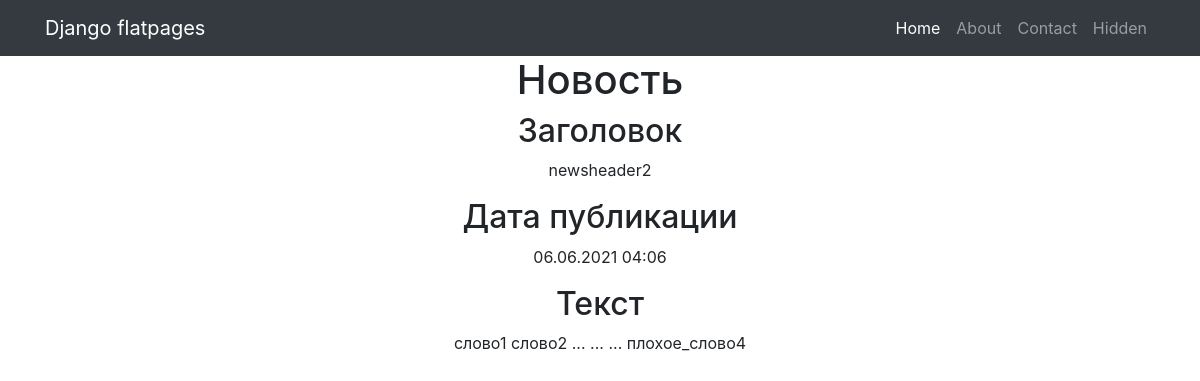
The page /news/68/ on the database its author committed.
### news/models.py (models this page shows, shortened)
class Post(models.Model):
    post_type = models.CharField(max_length=1, choices=POST_TYPE, default='0')
    input_date_time = models.DateTimeField(auto_now_add=True)
    author = models.ForeignKey(Author, on_delete=models.CASCADE)
    post_header = models.CharField(max_length=124)
    post_body = models.TextField()
    rating = models.IntegerField(default=0)

### news/views.py (the view)
# urls.py: path('news/<int:pk>/', NewsDetail.as_view(), name='news_detail'),
class NewsDetail(DetailView):
    model = Post
    template_name = 'news.html'
    context_object_name = 'news'
    def get_queryset(self):
        return Post.objects.filter(post_type='1')  # показываем только новости

### news/templatetags/custom_filters.py (called while the page is built)
@register.filter(name='censor')
def censor(value):
    for sw in stop_words:
        value = value.lower().replace(sw.lower(), '...')
    return value

### templates/news.html (shortened to what this page needs)
{% extends 'flatpages/default.html' %}
{% load custom_filters %}
{% block content %}
<h1>Новость</h1>
<h2>Заголовок</h2>
<p>{{ news.post_header|censor }}</p>
<h2>Дата публикации</h2>
<p>{{ news.input_date_time|date:'d.m.Y h:m' }}</p>
<h2>Текст</h2>
<p>{{ news.post_body|censor }}</p>
{% endblock content %}

### rows shown on the page
Post: post_header|censor "newsheader2", input_date_time "06.06.2021 04:06", post_body|censor "слово1 слово2 ... ... ... плохое_слово4"
